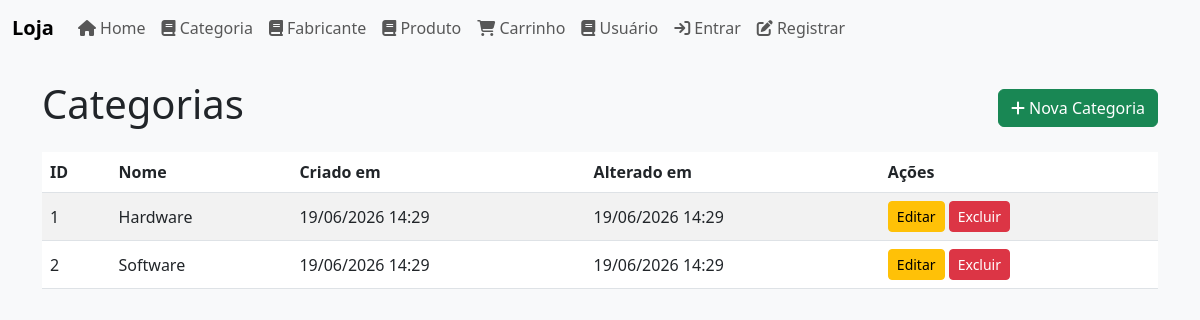
The page /categoria/ on the database as committed earlier.
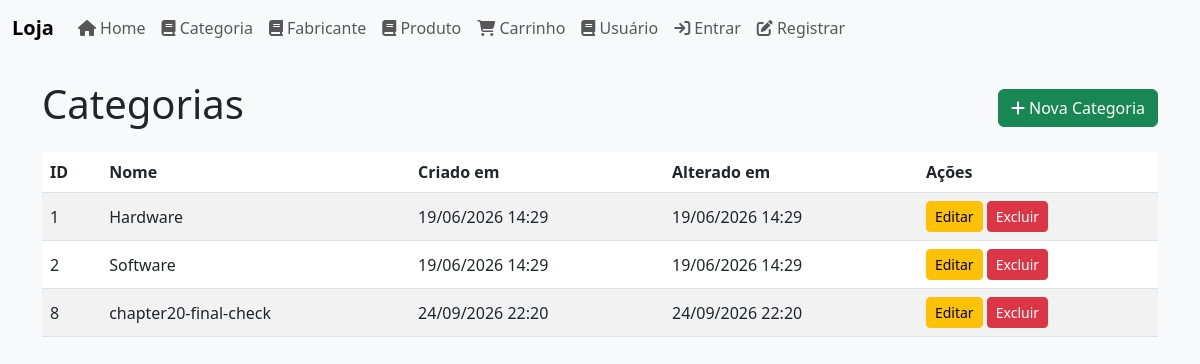
The same page on the database as committed later.
### loja/models/Categoria.py (models this page shows, shortened)
class Categoria(models.Model):
    categoria = models.CharField(max_length=120)
    criado_em = models.DateTimeField(auto_now_add=True)
    alterado_em = models.DateTimeField(auto_now=True)

### loja/views/CategoriaView.py (the view)
def list_categoria_view(request):
    categorias = Categoria.objects.all()
    return render(request, 'categoria/categoria.html', {'categorias': categorias})

### loja/templates/categoria/categoria.html (shortened to what this page needs)
{% extends 'loja/base.html' %}
{% block content %}
  <div class="d-flex justify-content-between align-items-center mb-3">
    <h1>Categorias</h1>
    <a class="btn btn-success" href="{% url 'categoria_create' %}"><i class="fa fa-plus"></i> Nova Categoria</a>
  </div>
  <table class="table table-striped">
    <thead>
      <tr>
        <th>ID</th>
        <th>Nome</th>
        <th>Criado em</th>
        <th>Alterado em</th>
        <th>Ações</th>
      </tr>
    </thead>
    <tbody>
      {% for categoria in categorias %}
      <tr>
        <td>{{ categoria.id }}</td>
        <td>{{ categoria.categoria }}</td>
        <td>{{ categoria.criado_em|date:'d/m/Y H:i' }}</td>
        <td>{{ categoria.alterado_em|date:'d/m/Y H:i' }}</td>
        <td>
          <a class="btn btn-sm btn-warning" href="{% url 'categoria_edit' categoria.id %}">Editar</a>
          <form method="post" action="{% url 'categoria_delete' categoria.id %}" class="d-inline">
            <button type="submit" class="btn btn-sm btn-danger">Excluir</button>
          </form>
        </td>
      </tr>
      {% empty %}
      <tr><td colspan="5">Nenhuma categoria encontrada.</td></tr>
      {% endfor %}
    </tbody>
  </table>
{% endblock %}

### loja/templates/loja/base.html (shortened to what this page needs)
<!doctype html>
<html lang="pt-br">
  <head>
    {% load static %}
    <link href="https://cdn.jsdelivr.net/npm/bootstrap@5.3.0/dist/css/bootstrap.min.css" rel="stylesheet">
    <link rel="stylesheet" href="https://cdnjs.cloudflare.com/ajax/libs/font-awesome/6.4.0/css/all.min.css">
    <link rel="stylesheet" href="{% static 'css/styles.css' %}">
  </head>
  <body>
    <nav class="navbar navbar-expand-lg navbar-light bg-light mb-4">
      <div class="container-fluid">
        <a class="navbar-brand" href="{% url 'home' %}">Loja</a>
        <div class="collapse navbar-collapse" id="mainNavbar">
          <ul class="navbar-nav me-auto mb-2 mb-lg-0">
            <li class="nav-item">
              <a class="nav-link" href="{% url 'home' %}">
                <i class="fa fa-home"></i> Home
              </a>
            </li>
            <li class="nav-item">
              <a class="nav-link" href="{% url 'categoria_list' %}">
                <i class="fa fa-book"></i> Categoria
              </a>
            </li>
            <li class="nav-item">
              <a class="nav-link" href="{% url 'fabricante_list' %}">
                <i class="fa fa-book"></i> Fabricante
              </a>
            </li>
            <li class="nav-item">
              <a class="nav-link" href="{% url 'produto_list' %}">
                <i class="fa fa-book"></i> Produto
              </a>
            </li>
            <li class="nav-item">
              <a class="nav-link" href="{% url 'list_carrinho' %}">
                <i class="fa fa-shopping-cart"></i> Carrinho
              </a>
            </li>
            <li class="nav-item">
              <a class="nav-link" href="{% url 'usuario' %}">
                <i class="fa fa-book"></i> Usuário
              </a>
            </li>
            {% if user.is_authenticated %}
              <li class="nav-item">
                <a class="nav-link" href="{% url 'listar_favoritos' %}">
                  <i class="fa fa-star"></i> Meus Favoritos
                </a>
              </li>
              <li class="nav-item">
                <a class="nav-link" href="{% url 'usuario' %}">
                  <i class="fa fa-user"></i> Perfil
                </a>
              </li>
              {% if user.usuario %}
                <li class="nav-item">
                  <a class="nav-link" href="{% url 'usuario_edit' user.usuario.id %}">
                    <i class="fa fa-edit"></i> Editar Perfil
                  </a>
                </li>
              {% endif %}
              <li class="nav-item">
                <a class="nav-link" href="{% url 'logout' %}">
                  <i class="fa fa-sign-out"></i> Sair
                </a>
              </li>
            {% else %}
              <li class="nav-item">
                <a class="nav-link" href="{% url 'login' %}">
                  <i class="fa fa-sign-in"></i> Entrar
                </a>
              </li>
              <li class="nav-item">
                <a class="nav-link" href="{% url 'register' %}">
                  <i class="fa fa-edit"></i> Registrar
                </a>
              </li>
            {% endif %}
          </ul>
        </div>
      </div>
    </nav>
    <div class="container mt-4">
      {% block content %}{% endblock %}
    </div>
  </body>
</html>

### loja/static/css/styles.css (style rules this page uses)
body { background-color: #f8f9fa; }
.navbar-brand { font-weight: 600; }
.table th, .table td { vertical-align: middle; }

Rows that differ between the two databases and show on the page:
added Categoria: id "8", categoria "chapter20-final-check", criado_em "24/09/2026 22:20", alterado_em "24/09/2026 22:20"
